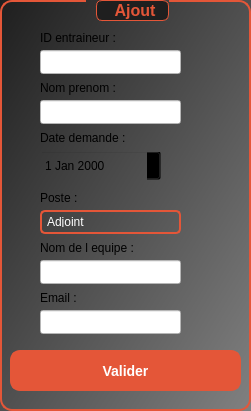
       <widget class="QGroupBox" name="groupBox36">
        <property name="geometry">
         <rect>
          <x>10</x>
          <y>10</y>
          <width>251</width>
          <height>411</height>
         </rect>
        </property>
        <property name="styleSheet">
         <string notr="true">QGroupBox {
    border: 2px solid #E45638;  /* Border color */
    border-radius: 12px;         /* Rounded corners */
    padding: 20px;               /* Padding inside the box */
    background: qlineargradient(x1: 0, y1: 0, x2: 1, y2: 1, stop: 0 #1f1f1f, stop: 1 #808080);  /* Gradient background */
    font-size: 16px;             /* Font size for the text */
    font-weight: bold;           /* Font weight */
    color: #ffffff;              /* Text color */
    box-shadow: 0 4px 10px rgba(0, 0, 0, 0.3);  /* Shadow effect */
    transition: all 0.5s ease-in-out;   /* Smooth transition for all properties */
    transform-origin: center;   /* Set the origin for transformation */
}

QGroupBox:hover {
    border: 2px solid #D14829;   /* Change border color on hover */
    background: qlineargradient(x1: 0, y1: 0, x2: 1, y2: 1, stop: 0 #D14829, stop: 1 #808080);  /* Change gradient on hover */
    box-shadow: 0 6px 20px rgba(0, 0, 0, 0.5);  /* Increase shadow on hover */
    transform: scale(1.05) rotate(5deg);  /* Slight scale and rotation animation */
    filter: brightness(1.1); /* Slightly brighten the background */
}

QGroupBox:pressed {
    background: qlineargradient(x1: 0, y1: 0, x2: 1, y2: 1, stop: 0 #B23A24, stop: 1 #808080);  /* Change background when pressed */
    box-shadow: 0 4px 10px rgba(0, 0, 0, 0.3);  /* Return to normal shadow */
    transform: scale(0.95);  /* Slight shrinking effect on press */
}

QGroupBox::title {
    subcontrol-origin: margin;
    subcontrol-position: top center;
    font-size: 18px;             /* Title font size */
    color: #E45638;              /* Title text color */
    margin-left: 10px;           /* Slight margin to the left */
    padding: 0 10px;             /* Padding around the title */
    background: #1f1f1f;         /* Background for the title */
    border-radius: 6px;          /* Rounded title background */
    border: 1px solid #E45638;   /* Border color for the title */
    padding-left: 15px;          /* Padding for title text */
    transition: background-color 0.3s ease, border 0.3s ease, color 0.3s ease; /* Smooth transition for title */
}

QGroupBox::title:hover {
    background: #D14829;         /* Title background change on hover */
    border: 1px solid #D14829;    /* Title border color on hover */
    color: white;                /* Title text color on hover */
    transform: translateY(-5px); /* Title moves up a bit on hover */
}

QGroupBox::title:pressed {
    background: #B23A24;         /* Title background change on press */
    border: 1px solid #B23A24;    /* Title border color on press */
    color: white;                /* Title text color on press */
    transform: translateY(5px);  /* Title moves down a bit on press */
}

QGroupBox:hover {
    border: 2px solid #D14829;   /* Hover border color */
    box-shadow: 0 0 15px #D14829; /* Glowing shadow effect */
    transform: scale(1.05) rotate(5deg);  /* Scaling and rotating on hover */
    filter: brightness(1.1); /* Slightly brighten */
}</string>
        </property>
        <property name="title">
         <string>Ajout</string>
        </property>
        <widget class="QLineEdit" name="Nom_2">
         <property name="geometry">
          <rect>
           <x>40</x>
           <y>50</y>
           <width>141</width>
           <height>24</height>
          </rect>
         </property>
         <property name="styleSheet">
          <string notr="true">background-color: rgb(255, 255, 255);</string>
         </property>
         <property name="text">
          <string/>
         </property>
        </widget>
        <widget class="QLabel" name="label_80">
         <property name="geometry">
          <rect>
           <x>40</x>
           <y>30</y>
           <width>91</width>
           <height>16</height>
          </rect>
         </property>
         <property name="styleSheet">
          <string notr="true">background-color: transparent;
font: 700 9pt &quot;Microsoft YaHei UI&quot;;</string>
         </property>
         <property name="text">
          <string>ID entraineur :</string>
         </property>
        </widget>
        <widget class="QLabel" name="label_100">
         <property name="geometry">
          <rect>
           <x>40</x>
           <y>80</y>
           <width>101</width>
           <height>16</height>
          </rect>
         </property>
         <property name="styleSheet">
          <string notr="true">background-color: transparent;
font: 700 9pt &quot;Microsoft YaHei UI&quot;;</string>
         </property>
         <property name="text">
          <string>Nom prenom :</string>
         </property>
        </widget>
        <widget class="QLabel" name="label_110">
         <property name="geometry">
          <rect>
           <x>40</x>
           <y>190</y>
           <width>51</width>
           <height>16</height>
          </rect>
         </property>
         <property name="styleSheet">
          <string notr="true">background-color: transparent;
font: 700 9pt &quot;Microsoft YaHei UI&quot;;</string>
         </property>
         <property name="text">
          <string>Poste :</string>
         </property>
        </widget>
        <widget class="QLabel" name="label_120">
         <property name="geometry">
          <rect>
           <x>40</x>
           <y>240</y>
           <width>121</width>
           <height>16</height>
          </rect>
         </property>
         <property name="styleSheet">
          <string notr="true">background-color: transparent;
font: 700 9pt &quot;Microsoft YaHei UI&quot;;</string>
         </property>
         <property name="text">
          <string>Nom de l equipe :</string>
         </property>
        </widget>
        <widget class="QDateEdit" name="date_emb_2">
         <property name="geometry">
          <rect>
           <x>40</x>
           <y>150</y>
           <width>121</width>
           <height>31</height>
          </rect>
         </property>
         <property name="styleSheet">
          <string notr="true">background-color: transparent;</string>
         </property>
        </widget>
        <widget class="QLabel" name="label_130">
         <property name="geometry">
          <rect>
           <x>40</x>
           <y>130</y>
           <width>121</width>
           <height>16</height>
          </rect>
         </property>
         <property name="styleSheet">
          <string notr="true">background-color: transparent;
font: 700 9pt &quot;Microsoft YaHei UI&quot;;</string>
         </property>
         <property name="text">
          <string>Date demande :</string>
         </property>
        </widget>
        <widget class="QLabel" name="label_140">
         <property name="geometry">
          <rect>
           <x>40</x>
           <y>290</y>
           <width>49</width>
           <height>16</height>
          </rect>
         </property>
         <property name="styleSheet">
          <string notr="true">background-color: transparent;
font: 700 9pt &quot;Microsoft YaHei UI&quot;;</string>
         </property>
         <property name="text">
          <string>Email :</string>
         </property>
        </widget>
        <widget class="QPushButton" name="Valider_2">
         <property name="geometry">
          <rect>
           <x>10</x>
           <y>350</y>
           <width>231</width>
           <height>41</height>
          </rect>
         </property>
         <property name="styleSheet">
          <string notr="true">QPushButton {
    background-color: #E45638;        /* Button background color */
    color: white;                     /* Text color */
    border: 2px solid #E45638;        /* Border color */
    border-radius: 10px;              /* Rounded corners */
    padding: 12px 24px;               /* Padding for the button */
    font-size: 14px;                  /* Smaller font size */
    font-weight: bold;                /* Font weight */
    text-align: center;               /* Text alignment */
    transition: all 0.3s ease-in-out;  /* Smooth transition for all properties */
    box-shadow: 0 4px 12px rgba(0, 0, 0, 0.2);  /* Initial shadow */
}

QPushButton:hover {
    background-color: #D14829;        /* Background color when hovered */
    border: 2px solid #D14829;        /* Border color when hovered */
    color: white;                     /* Text color when hovered */
    cursor: pointer;                 /* Cursor becomes pointer */
    transform: scale(1.1);            /* Slightly scale the button */
    box-shadow: 0 6px 20px rgba(0, 0, 0, 0.3);  /* Increase shadow on hover */
    filter: brightness(1.2);          /* Brighten the button */
}

QPushButton:pressed {
    background-color: #B23A24;        /* Background color when pressed */
    border: 2px solid #B23A24;        /* Border color when pressed */
    color: white;                     /* Text color when pressed */
    transform: scale(0.95);           /* Slight shrinking effect */
    box-shadow: 0 4px 8px rgba(0, 0, 0, 0.15);  /* Decrease shadow on press */
}

QPushButton:disabled {
    background-color: #e0e0e0;        /* Background color when disabled */
    color: #b0b0b0;                   /* Text color when disabled */
    border: 2px solid #e0e0e0;        /* Border color when disabled */
    cursor: not-allowed;              /* Cursor when disabled */
    box-shadow: none;                 /* No shadow when disabled */
}

QPushButton::icon {
    padding-left: 8px;                /* Icon padding */
    padding-right: 8px;               /* Icon padding */
}

QPushButton::hover {
    background-color: #D14829;        /* Background color on hover */
    color: white;                     /* Text color on hover */
    border: 2px solid #D14829;        /* Border color on hover */
    transform: scale(1.1);            /* Scaling on hover */
    box-shadow: 0 6px 20px rgba(0, 0, 0, 0.3);  /* Glowing effect on hover */
}
</string>
         </property>
         <property name="text">
          <string>Valider</string>
         </property>
        </widget>
        <widget class="QLineEdit" name="Prenom_2">
         <property name="geometry">
          <rect>
           <x>40</x>
           <y>100</y>
           <width>141</width>
           <height>24</height>
          </rect>
         </property>
         <property name="styleSheet">
          <string notr="true">background-color: rgb(255, 255, 255);</string>
         </property>
         <property name="text">
          <string/>
         </property>
        </widget>
        <widget class="QLineEdit" name="Salaire_2">
         <property name="geometry">
          <rect>
           <x>40</x>
           <y>260</y>
           <width>141</width>
           <height>24</height>
          </rect>
         </property>
         <property name="styleSheet">
          <string notr="true">background-color: rgb(255, 255, 255);</string>
         </property>
         <property name="text">
          <string/>
         </property>
        </widget>
        <widget class="QLineEdit" name="Email_2">
         <property name="geometry">
          <rect>
           <x>40</x>
           <y>310</y>
           <width>141</width>
           <height>24</height>
          </rect>
         </property>
         <property name="styleSheet">
          <string notr="true">background-color: rgb(255, 255, 255);</string>
         </property>
         <property name="text">
          <string/>
         </property>
        </widget>
        <widget class="QComboBox" name="Poste_2">
         <property name="geometry">
          <rect>
           <x>40</x>
           <y>210</y>
           <width>141</width>
           <height>24</height>
          </rect>
         </property>
         <property name="styleSheet">
          <string notr="true">QComboBox {
    color: rgb(255, 255, 255);
    background-color: transparent;
    border: 2px solid #E45638;
    border-radius: 5px;
    padding: 5px;
    selection-background-color: #E45638;
}

/* Dropdown button */
QComboBox::drop-down {
    border: none;
    width: 20px;
    background: transparent;
}

/* Arrow inside the dropdown button (uses default Qt arrow) */
QComboBox::down-arrow {
    width: 10px;
    height: 10px;
}

/* Hover effect */
QComboBox:hover {
    border-color: #FF6A4D; /* Lighter shade on hover */
}

/* When focused (clicked) */
QComboBox:focus {
    border-color: #FF3C1F;
}

/* The dropdown menu */
QComboBox QAbstractItemView {
    background-color: #1E1E1E; /* Dark background */
    border: 1px solid #E45638;
    selection-background-color: #E45638;
    color: rgb(255, 255, 255);
    outline: none;
}
</string>
         </property>
         <item>
          <property name="text">
           <string>Adjoint</string>
          </property>
         </item>
         <item>
          <property name="text">
           <string>Principal</string>
          </property>
         </item>
         <item>
          <property name="text">
           <string>Preparateur Physique</string>
          </property>
         </item>
        </widget>
       </widget>
